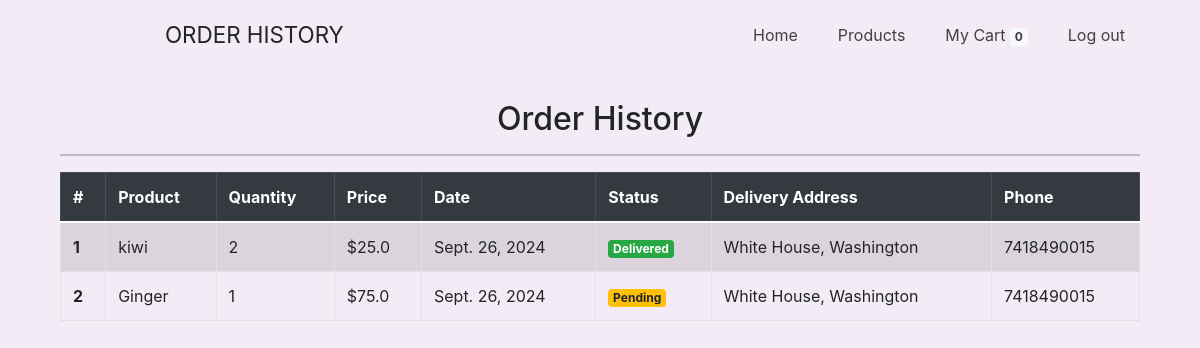
The page /products/history/ (signed in) on the database its author committed.
### products/models.py (models this page shows, shortened)
class Order(models.Model):
    product = models.ForeignKey(Product, on_delete=models.CASCADE)
    user = models.ForeignKey(User, on_delete=models.CASCADE)
    quantity = models.IntegerField(default=1)
    price = models.FloatField()
    address = models.CharField(max_length=250, default='')
    phone = models.CharField(max_length=13, default='')
    date = models.DateField(default=datetime.datetime.today)
    status = models.BooleanField(default=False)

class Product(models.Model):
    name = models.CharField(max_length=255)
    price = models.FloatField()
    stock = models.IntegerField()
    category = models.ForeignKey(Categorie, on_delete=models.CASCADE)
    image_url = models.ImageField(upload_to='Images/')
    unit = models.CharField(max_length=10, default="kg")

### products/views.py (the view)
# urls.py: path("history/", views.history),
def history(request):
    user_id = request.session.get('user_id')
    orders = Order.objects.filter(user=User(id=user_id)).order_by('-date')
    return render(request, 'history.html', {'orders': orders})

### products/templates/history.html (shortened to what this page needs)
{% extends "base.html" %}
{% block content %}
<head>
    <link rel="stylesheet" href="https://stackpath.bootstrapcdn.com/bootstrap/4.5.2/css/bootstrap.min.css">
</head>
<body>
<section class="navigation">
    <div class="nav-container">
        <div class="brand">
            <a >Order History</a>
        </div>
        <nav>
            <ul class="nav-list">
                {% if user.is_authenticated %}
                <li><a href="/">Home</a></li>
                <li><a href="/products">Products</a></li>
                <li><a href="/products/cart">My Cart
                    <span class="badge bg-light text-dark">
                        {{request.session.cart.keys|length}}</span>
                </a></li>
                <li><a href="/logout">Log out</a></li>
                {% endif %}
            </ul>
        </nav>
    </div>
</section>
<div class="container my-5">
    <h2 class="text-center" style="margin-top: 100px;">Order History</h2>
    <hr>
    {% if orders %}
        <div class="table-responsive">
            <table class="table table-bordered table-striped">
                <thead class="thead-dark">
                    <tr>
                        <th scope="col">#</th>
                        <th scope="col">Product</th>
                        <th scope="col">Quantity</th>
                        <th scope="col">Price</th>
                        <th scope="col">Date</th>
                        <th scope="col">Status</th>
                        <th scope="col">Delivery Address</th>
                        <th scope="col">Phone</th>
                    </tr>
                </thead>
                <tbody>
                    {% for order in orders %}
                        <tr>
                            <th scope="row">{{ forloop.counter }}</th>
                            <td>{{ order.product.name }}</td>
                            <td>{{ order.quantity }}</td>
                            <td>${{ order.price }}</td>
                            <td>{{ order.date }}</td>
                            <td>
                                {% if order.status %}
                                    <span class="badge badge-success">Delivered</span>
                                {% else %}
                                    <span class="badge badge-warning">Pending</span>
                                {% endif %}
                            </td>
                            <td>{{ order.address }}</td>
                            <td>{{ order.phone }}</td>
                        </tr>
                    {% endfor %}
                </tbody>
            </table>
        </div>
    {% else %}
        <div class="alert alert-info text-center">
            You have no orders yet.
        </div>
    {% endif %}
</div>
{% endblock %}

### templates proj/base.html (style rules this page uses)
body { background-color: #F3EBF6; }
nav { float: right; }
nav ul { list-style: none; margin: 0; padding: 0; }
nav ul li { float: left; position: relative; }
nav ul li a { display: block; padding: 0 20px; line-height: 70px; background: #F3EBF6; color: #463f3f; text-decoration: none; }
@media screen and (min-width: 800px) { .nav-list { display: block !important; } }
.navigation { position: fixed; top: 0; height: 70px; width: 100%; background: #F3EBF6;; }
.nav-container { max-width: 1000px; margin: 0 auto; }
.brand { position: absolute; padding-left: 20px; float: left; line-height: 70px; text-transform: uppercase; font-size: 1.4em; }
.brand a, .brand a:visited { color: #463f3f; text-decoration: none; }

### products/templates/history.html (style rules this page uses)
body { background-color: #F3EBF6; }
nav { float: right; }
nav ul { list-style: none; margin: 0; padding: 0; }
nav ul li { float: left; position: relative; }
nav ul li a { display: block; padding: 0 20px; line-height: 70px; background: #F3EBF6; color: #463f3f; text-decoration: none; }
@media screen and (min-width: 800px) { .nav-list { display: block !important; } }
.navigation { position: fixed; top: 0; height: 70px; width: 100%; background: #F3EBF6; }
.nav-container { max-width: 1000px; margin: 0 auto; }
.brand { position: absolute; padding-left: 20px; float: left; line-height: 70px; text-transform: uppercase; font-size: 1.4em; }
.brand a, .brand a:visited { margin-top: 100px; color: #463f3f; text-decoration: none; }

### rows shown on the page
Order: product.name "kiwi", quantity "2", price "25.0", date "Sept. 26, 2024", status "Delivered", address "White House, Washington", phone "7418490015"
Order: product.name "Ginger", quantity "1", price "75.0", date "Sept. 26, 2024", status "Pending", address "White House, Washington", phone "7418490015"

### other values the page prints
{{ request.session.cart.keys|length }} "0"
